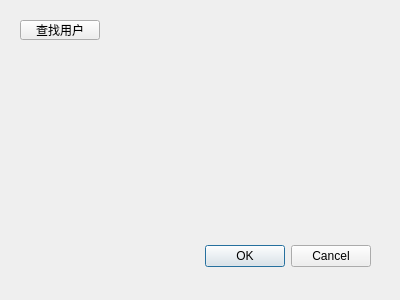
<?xml version="1.0" encoding="UTF-8"?>
<ui version="4.0">
 <class>deBug</class>
 <widget class="QDialog" name="deBug">
  <property name="geometry">
   <rect>
    <x>0</x>
    <y>0</y>
    <width>400</width>
    <height>300</height>
   </rect>
  </property>
  <property name="windowTitle">
   <string>Dialog</string>
  </property>
  <widget class="QDialogButtonBox" name="buttonBox">
   <property name="geometry">
    <rect>
     <x>30</x>
     <y>240</y>
     <width>341</width>
     <height>32</height>
    </rect>
   </property>
   <property name="orientation">
    <enum>Qt::Horizontal</enum>
   </property>
   <property name="standardButtons">
    <set>QDialogButtonBox::Cancel|QDialogButtonBox::Ok</set>
   </property>
  </widget>
  <widget class="QPushButton" name="pushButton">
   <property name="geometry">
    <rect>
     <x>20</x>
     <y>20</y>
     <width>80</width>
     <height>20</height>
    </rect>
   </property>
   <property name="text">
    <string>查找用户</string>
   </property>
  </widget>
 </widget>
 <resources/>
 <connections>
  <connection>
   <sender>buttonBox</sender>
   <signal>accepted()</signal>
   <receiver>deBug</receiver>
   <slot>accept()</slot>
   <hints>
    <hint type="sourcelabel">
     <x>248</x>
     <y>254</y>
    </hint>
    <hint type="destinationlabel">
     <x>157</x>
     <y>274</y>
    </hint>
   </hints>
  </connection>
  <connection>
   <sender>buttonBox</sender>
   <signal>rejected()</signal>
   <receiver>deBug</receiver>
   <slot>reject()</slot>
   <hints>
    <hint type="sourcelabel">
     <x>316</x>
     <y>260</y>
    </hint>
    <hint type="destinationlabel">
     <x>286</x>
     <y>274</y>
    </hint>
   </hints>
  </connection>
 </connections>
</ui>
